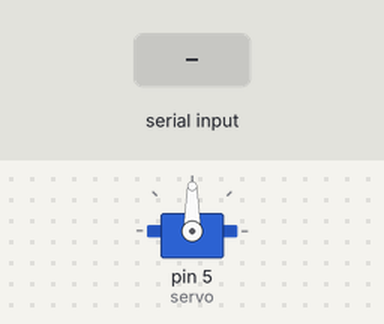
Simulated run of this sketch. Board: Arduino Uno, built with avr-gcc and run on an emulated ATmega328P. Parts: servo. The test bench sets the inputs (shaded band). What the sketch prints to the serial monitor is not drawn.

Above: at 1.2 s.
1.3 s: "30,150\n" received over Serial
At 2.6 s:
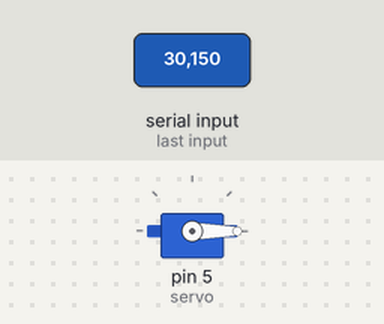
3.8 s: "90,45\n" received over Serial
At 4.6 s:
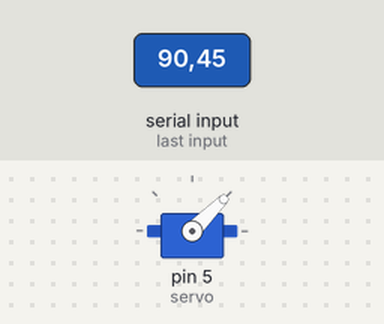
6.3 s: "200\n" received over Serial
At 6.8 s:
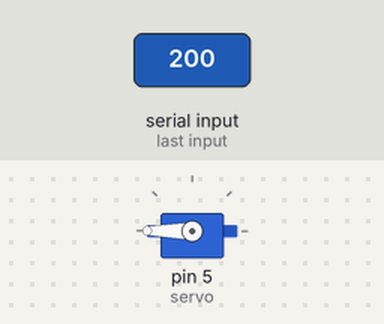
Timing chart, 0 to 9.3 s (numbered marks = the images above; inputs shaded):
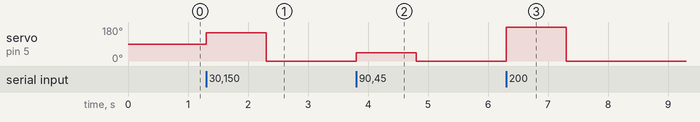

Measured:
- after the input at 1.3 s, servo on pin 5 (servo): 90° → 150° at once, → 0° 1.0 s later
- after the input at 3.8 s, servo on pin 5 (servo): 0° → 45° at once, → 0° 1.0 s later
- after the input at 6.3 s, servo on pin 5 (servo): 0° → 180° at once, → 0° 1.0 s later

The sketch:

TP1B-Punto1E.ino
```cpp
//Universidad Tecnologica Nacional - Facultad Regional Tucuman
//Departamento de Ingenieria Electronica - Sistemas de Control Biomedico
//by Fernandez Francisco Alberto

//Programa que logra que el servo varíe la velocidad de giro de su eje de extremo a extremo

#include <Servo.h>

Servo myservo;

const int servo = 5;
int ang = 0;
char pos;

void setup() {
  Serial.begin(9600);
  Serial.println("Angulo del servo: ");
  myservo.attach(servo);
}

void loop() {
  if (Serial.available() > 0) {
    ang = Serial.parseInt();
    myservo.write(ang);
  }
}
```
